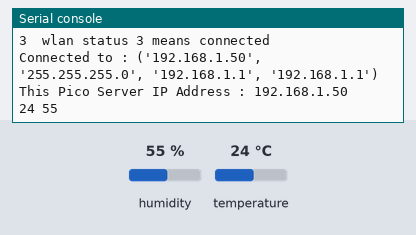
Bench run of a program on a simulated Raspberry Pi Pico running MicroPython. On the bench: the last lines printed to the serial console. Inputs (shaded band) come from the test bench; at power-on: humidity 55 %, temperature 24 °C. WiFi joins after 1.5 s; values from a settings file that is not in the repository are placeholders; web requests get an empty 200 reply after 0.4 s.

Above: at 2.7 s.
2.8 s: humidity set to 22 %
14.0 s: temperature set to 33 °C
At 18.4 s:
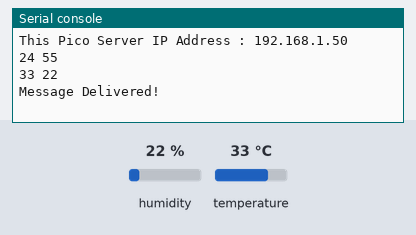
25.2 s: humidity set to 40 %
At 33.3 s:
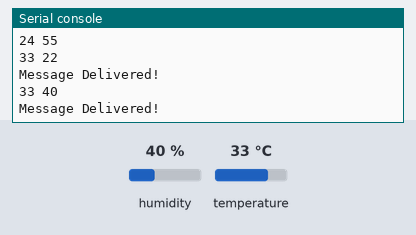

The program:

dht11_whatsapp.py
```python
#Libraries
import dht
from machine import Pin
from time import sleep
import network
import urequests  #to send data to whatsapp we need this library
#create an external python file to store the SSID and Password and whatsapp API key
import wificonfig
#obtain the ssid and password from the external file
ssid=wificonfig.ssid
password=wificonfig.password

#setup for the dht11
sensor = dht.DHT11(Pin(15))

#connecting to wifi
print('connecting to wifi...')
wlan = network.WLAN(network.STA_IF)
wlan.active(True)
wlan.connect(ssid, password)
connected_to_wifi=False
while connected_to_wifi == False:

    if wlan.isconnected():
        connected_to_wifi = True
        print(wlan.status(), ' wlan status 3 means connected ')

print('Connected to :' ,wlan.ifconfig() )
print('This Pico Server IP Address :' ,wlan.ifconfig()[0])


api_key=wificonfig.whatsapp_api_key
phone_number=wificonfig.whatsapp_phone_no

#logic / program
while True:
    sensor.measure()
    temperature = sensor.temperature()  #I use my wife's hair dryer to increase the temperature :-)
    humidity = sensor.humidity()
    print(temperature,humidity)

    if temperature > 30:
        #this is the messsage we are going to send to our whatsapp number
        #there should be no spacing in the message. otherwise you get an send request error

        # f-string - use chatGPT to find out about f string if you are unsure what is happening here
        message=f'Temp={temperature}_deg_C_and_humidity={humidity}_%'
        #this is the API given to us by CallMeBot
        url = f'https://api.callmebot.com/whatsapp.php?phone={phone_number}&text={message}&apikey={api_key}'
        response = urequests.get(url)

        # check if it was successful
        if (response.status_code == 200):
            print('Message Delivered!')
        else:
            print('Error')
            print(response.text)

    sleep(15) #measure temp and humidity every 15 seconds.  CallMeBot will protest if we send too many messages
```

Measured:
- after the input at 14.0 s, the serial console: prints a new line after 2.6 s (image 1)
- after the input at 25.2 s, the serial console: prints a new line after 6.8 s (image 2)
